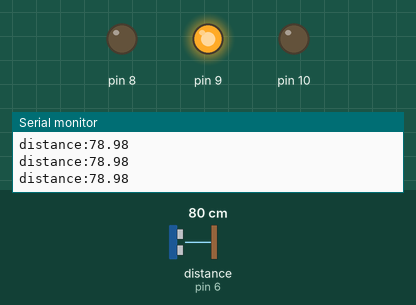
Recording of a sketch running on a simulated Arduino Uno, built with avr-gcc and run on an emulated ATmega328P. Parts: output pins drawn as LEDs (lit = HIGH), the last lines printed to the serial monitor. Wiring (inferred from the names in the program): ultrasonic range finder: trigger pin 7; echo pin 6. The inputs (shaded band) are chosen by the test bench; at power-on: distance to the obstacle (sensor on pin 6) 80 cm. The echo pulse lasts 58.3 µs per cm; pins used as bus, display or sensor lines are not drawn.

Above: at 1.3 s.
1.4 s: distance to the obstacle (sensor on pin 6) set to 32 cm
2.9 s: distance to the obstacle (sensor on pin 6) set to 28 cm
At 3.3 s:
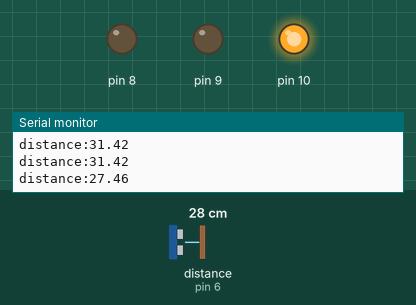
4.5 s: distance to the obstacle (sensor on pin 6) set to 103 cm
At 4.9 s:
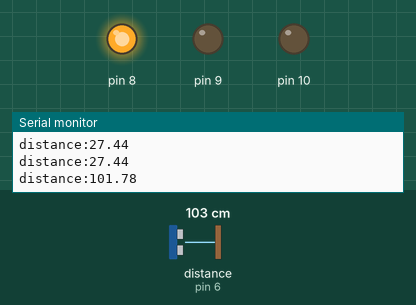
6.0 s: distance to the obstacle (sensor on pin 6) set to 99 cm
At 6.8 s:
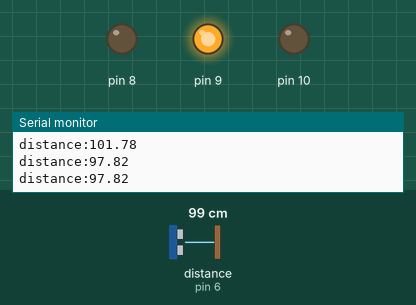
7.5 s: distance to the obstacle (sensor on pin 6) set to 18 cm
At 8.6 s:
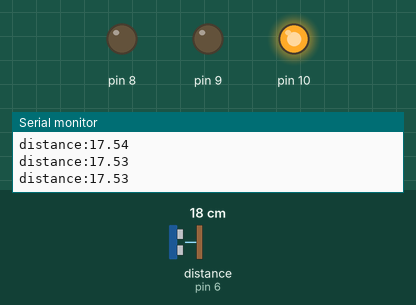
Timing chart, 0 to 10.0 s (numbered marks = the images above; inputs shaded):
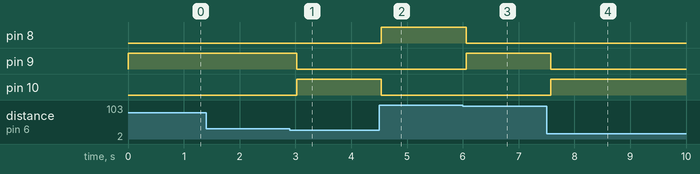

The sketch:

arduinoUltrasonic.ino
```cpp
long duration;
float distance;

void setup(){
  pinMode(10,OUTPUT);
  pinMode(9,OUTPUT);
  pinMode(8,OUTPUT);
  pinMode(7,OUTPUT);//TRIG
  pinMode(6,INPUT);//ECHO
  Serial.begin(9600);
}
void loop(){
  digitalWrite(7,LOW);
  delayMicroseconds(2);
  digitalWrite(7,HIGH);
  delayMicroseconds(10);
  digitalWrite(7,LOW);

  duration= pulseIn(6,HIGH);
  distance= duration*(0.034/2);

  Serial.print("distance:");
  Serial.println(distance);

  if(distance<=30.00){
    digitalWrite(10,HIGH);
    digitalWrite(9,LOW);
    digitalWrite(8,LOW);
  }
  else if(distance >=30.00 && distance <=100.00) {
    digitalWrite(10,LOW);
    digitalWrite(9,HIGH);
    digitalWrite(8,LOW);
  }
  else if (distance>100.00){
    digitalWrite(10,LOW);
    digitalWrite(9,LOW);
    digitalWrite(8,HIGH);
  }
  delay(500);
  }
```

Measured:
- the behaviour switches between 31 and 30 cm on distance to the obstacle (sensor on pin 6) (found by bisection; images 0 and 1)
- the behaviour switches between 102 and 101 cm on distance to the obstacle (sensor on pin 6) (found by bisection; images 2 and 3)
- after the input at 2.9 s, pin 9: HIGH → LOW after 0.13 s; pin 10: LOW → HIGH after 0.13 s
- after the input at 4.5 s, pin 8: LOW → HIGH at once; pin 10: HIGH → LOW at once
- after the input at 6.0 s, pin 8: HIGH → LOW after 0.06 s; pin 9: LOW → HIGH after 0.06 s
- after the input at 7.5 s, pin 9: HIGH → LOW after 0.08 s; pin 10: LOW → HIGH after 0.08 s
